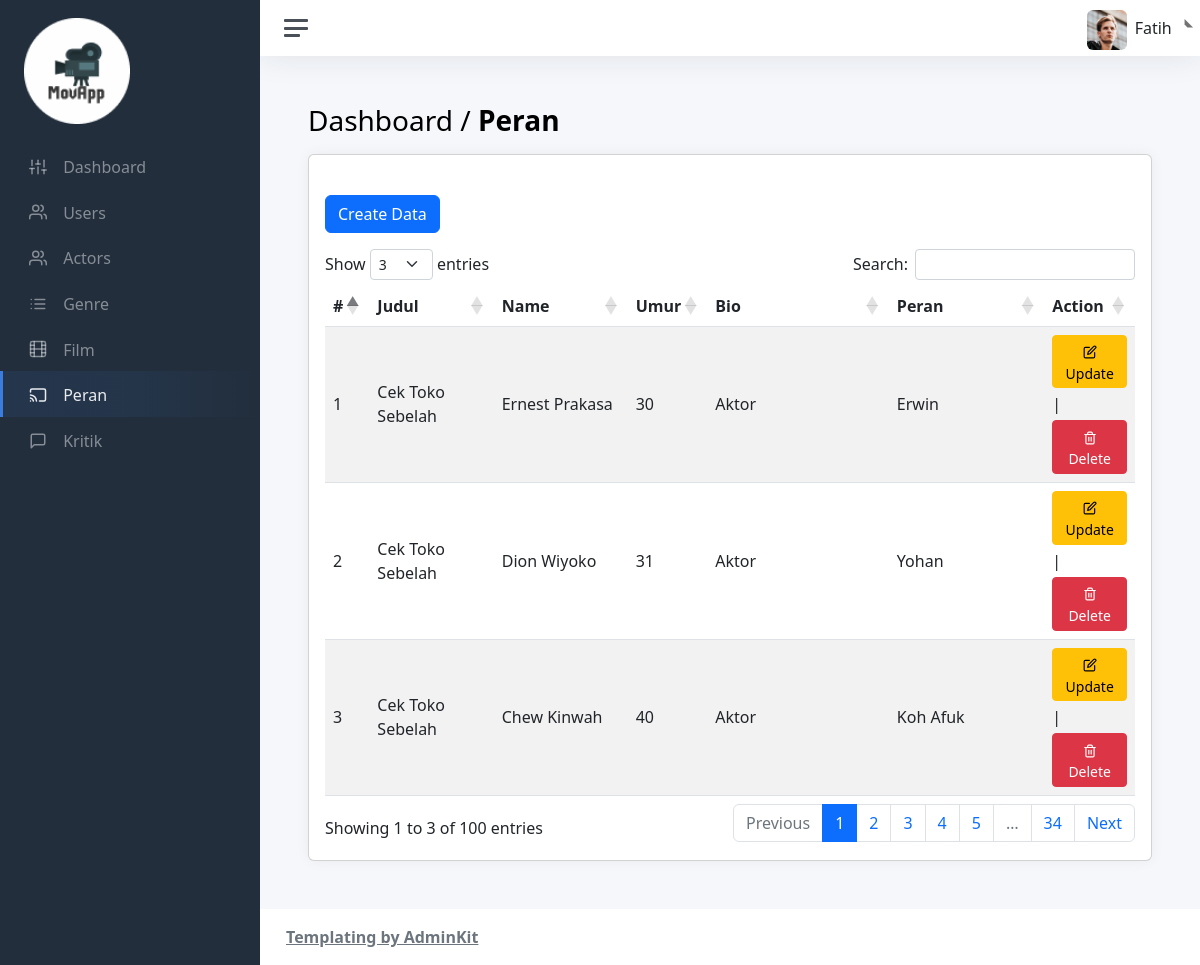
/admin/views/peran/peran.php, run on the app's committed database.
### tables this page shows
CREATE TABLE `peran` (
  `id` int(11) NOT NULL,
  `film_id` int(11) NOT NULL,
  `cast_id` int(11) NOT NULL,
  `peran` varchar(65) NOT NULL
);

CREATE TABLE `film` (
  `id` int(11) NOT NULL,
  `poster` varchar(60) DEFAULT NULL,
  `judul` varchar(65) NOT NULL,
  `genre_id` int(11) NOT NULL,
  `trailer` varchar(255) NOT NULL,
  `ringkasan` text NOT NULL,
  `tahun` int(11) NOT NULL
);

CREATE TABLE `cast` (
  `id` int(11) NOT NULL,
  `nama` varchar(65) NOT NULL,
  `umur` int(11) NOT NULL,
  `bio` varchar(255) DEFAULT NULL
);

### admin/views/peran/peran.php (the view, shortened to what this page needs)
<!DOCTYPE html>
<html lang="en">
    <head>
        <?php include "../layouts/assetsLink.php"; ?>
    </head>
    <body>
        <div class="wrapper">
            <nav id="sidebar" class="sidebar js-sidebar">
                <div class="sidebar-content js-simplebar">
                    <a class="sidebar-brand" href="../../index.php">
                        <img src="../../../assets/img/icons/logo-1.png" alt="logo" width="50%"
                            style="text-align: center;">
                    </a>
                    <ul class="sidebar-nav">
                        <li class="sidebar-item">
                            <a class="sidebar-link" href="../../index.php">
                                <i class="align-middle" data-feather="sliders"></i>
                                <span class="align-middle">Dashboard</span>
                            </a>
                        </li>
                        <li class="sidebar-item">
                            <a class="sidebar-link" href="../user/user.php">
                                <i class="align-middle" data-feather="users"></i>
                                <span class="align-middle">Users</span>
                            </a>
                        </li>
                        <li class="sidebar-item">
                            <a class="sidebar-link" href="../actor/actor.php">
                                <i class="align-middle" data-feather="users"></i>
                                <span class="align-middle">Actors</span>
                            </a>
                        </li>
                        <li class="sidebar-item">
                            <a class="sidebar-link" href="../genre/genre.php">
                                <i class="align-middle" data-feather="list"></i>
                                <span class="align-middle">Genre</span>
                            </a>
                        </li>
                        <li class="sidebar-item">
                            <a class="sidebar-link" href="../film/film.php">
                                <i class="align-middle" data-feather="film"></i>
                                <span class="align-middle">Film</span>
                            </a>
                        </li>
                        <li class="sidebar-item active">
                            <a class="sidebar-link" href="peran.php">
                                <i class="align-middle" data-feather="cast"></i>
                                <span class="align-middle">Peran</span>
                            </a>
                        </li>
                        <li class="sidebar-item">
                            <a class="sidebar-link" href="../kritik/kritik.php">
                                <i class="align-middle" data-feather="message-square"></i>
                                <span class="align-middle">Kritik</span>
                            </a>
                        </li>
                    </ul>
                </div>
            </nav>
            <div class="main">
                <?php include_once ("../layouts/navbar.php"); ?>
                <main class="content">
                    <div class="container-fluid p-0">
                        <h1 class="h3 mb-3">Dashboard / <strong>Peran</strong></h1>
                        <div class="col-sm-12">
                            <div class="card">
                                <div class="card-body">
                                    <?php
                                        include "../../../database/db.php";
                                        $query = $conn->query("SELECT peran.id, film.judul, cast.nama, cast.umur, cast.bio, peran.peran FROM `cast` JOIN peran ON cast.id = peran.cast_id JOIN film ON film.id = peran.film_id;");
                                    ?>
                                    <a class="btn btn-primary btn-md mt-4 mb-3"
                                        href="./create-pr.php"
                                        role="button">
                                        Create Data
                                    </a>
                                    <table id="example" class="table table-striped"
                                        style="width:100%">
                                        <thead>
                                            <tr>
                                                <th scope="col">#</th>
                                                <th scope="col">Judul</th>
                                                <th scope="col">Name</th>
                                                <th scope="col">Umur</th>
                                                <th scope="col">Bio</th>
                                                <th scope="col">Peran</th>
                                                <th scope="col">Action</th>
                                            </tr>
                                        </thead>
                                        <tbody>
                                            <?php
                                                if(mysqli_num_rows($query)>0){
                                                    $no = 1;
                                                    while ($data = mysqli_fetch_array($query)) {
                                            ?>
                                            <tr>
                                                <td><?php echo $no; ?></td>
                                                <td><?php echo $data["judul"]; ?></td>
                                                <td><?php echo $data["nama"]; ?></td>
                                                <td><?php echo $data["umur"]; ?></td>
                                                <td><?php echo $data["bio"]; ?></td>
                                                <td><?php echo $data["peran"]; ?></td>
                                                <td>
                                                    <a class="btn btn-warning btn-sm mb-1"
                                                        href="edit-pr.php?id=<?php echo $data["id"]; ?>">
                                                        <i class="align-middle" data-feather="edit"></i>
                                                        <span class="align-middle">Update</span>
                                                    </a>
                                                    |
                                                    <a class="btn btn-danger btn-sm mt-1"
                                                        href="../../../controllers/peran/delete-pr.php?id=<?php echo $data["id"]; ?>"
                                                        onclick="alert('Anda yakin ingin menghapus data ini?')">
                                                        <i class="align-middle" data-feather="trash-2"></i>
                                                        <span class="align-middle">Delete</span>
                                                    </a>
                                                </td>
                                            </tr>
                                            <?php
                                                        $no++;
                                                    }
                                                }
                                            ?>
                                        </tbody>
                                    </table>
                                </div>
                            </div>
                        </div>
                    </div>
                </main>
                <?php include_once ("../layouts/footer.php"); ?>
            </div>
        </div>
    </body>
</html>

### data on the page
peran: film.judul "Cek Toko Sebelah", cast.nama "Ernest Prakasa", cast.umur "30", cast.bio "Aktor", peran "Erwin"
peran: film.judul "Cek Toko Sebelah", cast.nama "Dion Wiyoko", cast.umur "31", cast.bio "Aktor", peran "Yohan"
peran: film.judul "Cek Toko Sebelah", cast.nama "Chew Kinwah", cast.umur "40", cast.bio "Aktor", peran "Koh Afuk"
